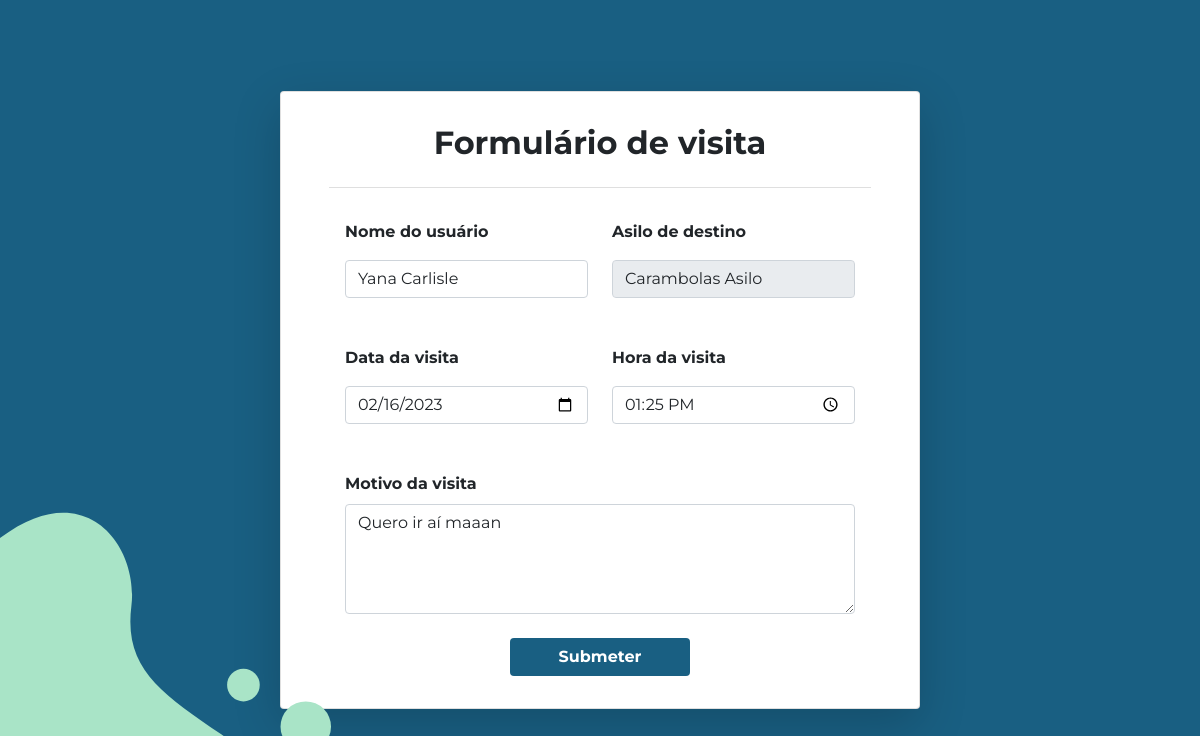
/usuarios/edit_visit/2 (signed in), run on the app's committed database.
### models.py (models this page shows, shortened)
class Visita(db.Model):
  __tablename__ = 'visita'
  id = db.Column(db.Integer, primary_key=True)
  id_usuario = db.Column(db.Integer, db.ForeignKey('usuario.id'))
  id_asilo = db.Column(db.Integer, db.ForeignKey('asilo.id'))
  nome_voluntario = db.Column(db.String(100))
  nome_asilo = db.Column(db.String(100))
  data = db.Column(db.Date)
  hora = db.Column(db.Time)
  motivo = db.Column(db.String(500))

### routes/usuarios.py (the view)
@users_bl.route('/edit_visit/<int:id>', methods=["GET", "POST"])
@login_required
def editVisit(id): return user.editVisitPage(id)

### controllers/UserController.py (called while the page is built, shortened)
    @staticmethod
    def editVisitPage(id):
        visit = Visita.query.filter_by(id=id).first()
        if request.method == "GET":
            return render_template('visit/edit.html', visit=visit)

### routes/usuarios.py (called while the page is built)
@lm.user_loader
def load_user(id): return Usuario.query.get(id)

### templates/visit/edit.html (shortened to what this page needs)
{% extends 'indexwhf.html' %}
{% block conteudo %}
  <section class="d-flex align-items-center justify-content-center vh-100 bg-dark-blue bottom-l-detail">
    <div class="card asylum-cad-card flex-grow-1 px-5 py-3 shadow-lg">
      <div class="card-header text-center bg-transparent p-3 mb-3">
        <h2 class="fw-bold">Formulário de visita</h2>
      </div>
      <div class="card-body">
        <form class="form" action="/usuarios/edit_visit/{{visit.id}}" method="POST">
          <div class="form-group row">
            <div class="col-6">
              <label class="form-label mb-3 fw-bold" for="name">Nome do usuário</label>
              <input class="form-control mb-5" type="text" name="name" placeholder="Nome" value="{{visit.nome_voluntario}}">
              <label class="form-label mb-3 fw-bold" for="visit-date">Data da visita</label>
              <input class="form-control mb-5" type="date" name="visit-date" value="{{visit.data.strftime('%Y-%m-%d')}}">
            </div>
            <div class="col-6">
              <label class="form-label mb-3 fw-bold" for="asylum-name">Asilo de destino</label>
              <input class="form-control mb-5" name="asylum-name" value="{{visit.nome_asilo}}" readonly>
              <label class="form-label mb-3 fw-bold" for="visit-hour">Hora da visita</label>
              <input class="form-control mb-5" type="time" name="visit-hour" value="{{visit.hora.strftime('%H:%M')}}">
            </div>
            <div class="col-12">
              <label for="visit-reason" class="form-label fw-bold">Motivo da visita</label>
              <textarea class="form-control textarea" name="visit-reason" placeholder="Escreva sua mensagem..." rows="4">{{visit.motivo}}</textarea>
            </div>
          </div>
          <div class="text-center mt-4">
            <input type="submit" value="Submeter" class="btn bg-dark-blue px-5 fw-bolder text-white">
          </div>
        </form>
      </div>
    </div>
  </section>
{% endblock %}

### static/style.css (style rules this page uses)
body { font-family: 'Montserrat', sans-serif; min-height: 100vh; min-height: -webkit-fill-available; overflow-x: hidden; }
.bg-dark-blue { background-color: #195F82; }
.bottom-l-detail:before { content: ""; display: inline-block; width: 22.5em; height: 18em; background-image: url('img/bottom-l-detail.svg'); background-repeat: no-repeat; position: absolute; z-index: 2; margin: 0; left: 0; top: calc(100% - 18em); }

### static/css/config_user.css (style rules this page uses)
.asylum-cad-card { max-width: 40em; }

### static/css/visit.css (style rules this page uses)
:root { --main-bg: rgb(40,40,59); --calendar-border:rgb(220,220,255); --calendar-bg:#fff; --calendar-standout:rgb(40,40,59); --calendar-color:#444; --calendar-fade-color:#c0c0c0; --body-color:#444; }

### data on the page
Visita: name "Yana Carlisle", visit-date "02/16/2023", asylum-name "Carambolas Asilo", visit-hour "13:25", visit-reason "Quero ir aí maaan"
